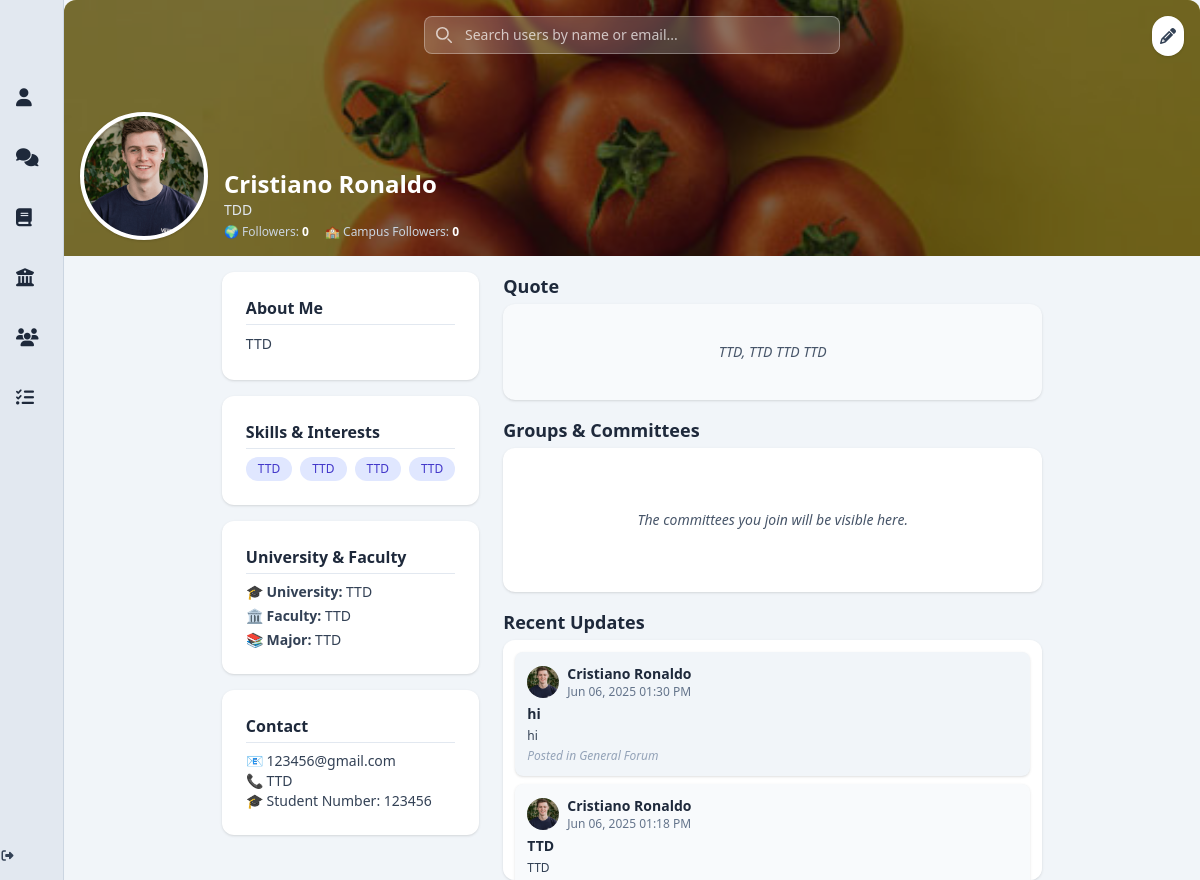
The page /profile/2 (signed in) on the database its author committed.
### app/models.py (models this page shows, shortened)
class User(db.Model, UserMixin):
    __tablename__ = 'users'
    id = db.Column(db.Integer, primary_key=True)
    display_name = db.Column(db.String(100))
    student_number = db.Column(db.String(50), unique=True, nullable=False)
    email = db.Column(db.String(120), unique=True, nullable=False)
    password_hash = db.Column(db.String(128), nullable=False)
    bio = db.Column(db.Text)
    job_title = db.Column(db.String(100))
    phone = db.Column(db.String(20))
    university = db.Column(db.String(100))
    faculty = db.Column(db.String(100))
    major = db.Column(db.String(100))
    quote = db.Column(db.Text)
    skills = db.Column(db.Text)
    profile_picture = db.Column(db.String(255))
    cover_picture = db.Column(db.String(255))
    created_at = db.Column(db.DateTime, default=db.func.now())
    committees = db.relationship('Committee', secondary=user_committees, backref='members', lazy='dynamic')
    posts = db.relationship('Post', backref='author', cascade='all, delete-orphan', passive_deletes=True, lazy='dynamic')
    comments = db.relationship('Comment', backref='author', cascade='all, delete-orphan', passive_deletes=True, lazy='dynamic')
    liked_posts = db.relationship('Post', secondary=post_likes, backref=db.backref('likers', lazy='dynamic'))
    @property
    def skills_list(self):
        return [skill.strip() for skill in self.skills.split(',')] if self.skills else []

class Post(db.Model):
    __tablename__ = 'posts'
    id = db.Column(db.Integer, primary_key=True)
    title = db.Column(db.String(200))
    content = db.Column(db.Text, nullable=False)
    image_url = db.Column(db.String(255))
    created_at = db.Column(db.DateTime, default=db.func.now())
    user_id = db.Column(db.Integer, db.ForeignKey('users.id', ondelete='CASCADE', name='fk_posts_user_id'), nullable=False)
    committee_id = db.Column(db.Integer, db.ForeignKey('committees.id', ondelete='SET NULL', name='fk_posts_committee_id'), nullable=True)
    committee = db.relationship('Committee', backref='posts', lazy='joined')
    comments = db.relationship('Comment', backref='post', cascade='all, delete-orphan', passive_deletes=True, lazy='dynamic')

### app/routes.py (the view)
@bp.route('/profile/<int:user_id>')
@login_required
def profile(user_id):
    user = User.query.get_or_404(user_id)
    return render_template('profile_landingpage.html', user=user, Post=Post)

### app/__init__.py (called while the page is built)
def create_app():
    app = Flask(__name__)
    app.config['SECRET_KEY'] = 'w$$a9#^b2av#m2#jQ$s*G831!!6kgY@'
    app.config['SQLALCHEMY_DATABASE_URI'] = 'sqlite:///app.db'
    db.init_app(app)
    migrate.init_app(app, db)
    login_manager.init_app(app)
    login_manager.login_view = 'routes.index'  # Redirect to this route if not logged in
    from app.models import User
    @login_manager.user_loader
    def load_user(user_id):
        return User.query.get(int(user_id))
    from app.routes import bp as routes_bp
    app.register_blueprint(routes_bp)
    return app

### app/templates/profile_landingpage.html (shortened to what this page needs)
{% extends "base.html" %}
{% block content %}
<div class="relative w-full h-64 bg-slate-300 rounded-t-xl overflow-hidden">
  <img src="{{ user.cover_picture or 'https://images.unsplash.com/photo-1531512073830-ba890ca4eba2?q=80&w=3079&auto=format&fit=crop' }}"
       alt="Profile cover"
       class="object-cover w-full h-full" />
  <div class="absolute inset-0 bg-black bg-opacity-50 flex items-end gap-4 p-4">
    <img src="{{ user.profile_picture or 'https://cdn-icons-png.flaticon.com/512/149/149071.png' }}"
         alt="Avatar"
         class="avatar rounded-full border-4 border-white w-32 h-32 object-cover shadow bg-white" />
    <div>
      <h1 class="text-2xl font-bold text-white">{{ user.display_name }}</h1>
      <p class="text-sm text-slate-200">{{ user.job_title }}</p>
      <div class="flex gap-4 mt-1 text-xs text-slate-300">
        <p>🌍 Followers: <span class="font-semibold text-white">{{ user.followers_count or 0 }}</span></p>
        <p>🏫 Campus Followers: <span class="font-semibold text-white">{{ user.campus_followers_count or 0 }}</span></p>
      </div>
    </div>
    <a href="{{ url_for('routes.edit_profile') }}"
       class="absolute top-4 right-4 bg-white text-slate-700 rounded-full p-2 shadow hover:bg-indigo-600 hover:text-white transition">
      <i class="fas fa-pencil-alt"></i>
    </a>
  </div>
  <div class="absolute top-4 left-1/2 transform -translate-x-1/2 w-full max-w-md px-4">
    <div class="relative">
      <input type="search"
             id="search-users"
             name="query"
             class="block w-full p-2 pl-10 text-sm text-white border border-white/30 rounded-lg bg-white/20 backdrop-blur-sm focus:ring-indigo-400 focus:border-indigo-400 placeholder-white/70 transition"
             placeholder="Search users by name or email..."
             autocomplete="off">
      <div class="absolute inset-y-0 left-0 flex items-center pl-3 pointer-events-none">
        <svg class="w-4 h-4 text-white opacity-70" xmlns="http://www.w3.org/2000/svg" fill="none" viewBox="0 0 20 20">
          <path stroke="currentColor" stroke-linecap="round" stroke-linejoin="round" stroke-width="2"
                d="m19 19-4-4m0-7A7 7 0 1 1 1 8a7 7 0 0 1 14 0Z"/>
        </svg>
      </div>
    </div>
  </div>
</div>
<div class="max-w-6xl mx-auto mt-4 grid grid-cols-1 md:grid-cols-3 gap-6 px-4">
  <aside class="md:col-span-1 flex flex-col gap-4">
    <div class="bg-white rounded-xl shadow p-6">
      <h3 class="text-md font-semibold text-slate-800 mb-2 border-b border-slate-200 pb-1">About Me</h3>
      <p class="text-sm text-slate-700 leading-relaxed break-words">{{ user.bio or "No bio available." }}</p>
    </div>
    <div class="bg-white rounded-xl shadow p-6">
      <h3 class="text-md font-semibold text-slate-800 mb-2 border-b border-slate-200 pb-1">Skills & Interests</h3>
      {% if user.skills %}
      <div class="flex flex-wrap gap-2">
        {% for skill in user.skills.split(',') %}
        <span class="bg-indigo-100 text-indigo-700 rounded-full px-3 py-1 text-xs font-medium">{{ skill.strip() }}</span>
        {% endfor %}
      </div>
      {% else %}
      <p class="text-sm text-slate-600">No skills added yet.</p>
      {% endif %}
    </div>
    <div class="bg-white rounded-xl shadow p-6">
      <h3 class="text-md font-semibold text-slate-800 mb-2 border-b border-slate-200 pb-1">University & Faculty</h3>
      <ul class="text-sm text-slate-700 space-y-1">
        <li>🎓 <strong>University:</strong> {{ user.university or 'Not specified' }}</li>
        <li>🏛️ <strong>Faculty:</strong> {{ user.faculty or 'Not specified' }}</li>
        <li>📚 <strong>Major:</strong> {{ user.major or 'Not specified' }}</li>
      </ul>
    </div>
    <div class="bg-white rounded-xl shadow p-6">
      <h3 class="text-md font-semibold text-slate-800 mb-2 border-b border-slate-200 pb-1">Contact</h3>
      <p class="text-sm text-slate-700 break-words">📧 {{ user.email }}</p>
      <p class="text-sm text-slate-700 break-words">📞 {{ user.phone or 'Not provided' }}</p>
      <p class="text-sm text-slate-700 break-words">🎓 Student Number: {{ user.student_number or 'Not provided' }}</p>
    </div>
  </aside>
  <main class="md:col-span-2 flex flex-col gap-4">
    <section>
      <h2 class="text-lg font-semibold text-slate-800 mb-1">Quote</h2>
      <div class="bg-slate-50 rounded-xl shadow p-3 h-24 flex items-center justify-center">
        <p class="text-sm text-slate-600 italic text-center">{{ user.quote or "Add a Quote!" }}</p>
      </div>
    </section>
    <section>
      <h2 class="text-lg font-semibold text-slate-800 mb-1">Groups & Committees</h2>
      <div class="bg-white rounded-xl shadow p-3 h-36 overflow-y-auto flex flex-col justify-center">
        {% if user.committees.count() > 0 %}
        <ul class="list-disc list-inside text-sm text-slate-700 space-y-1">
          {% for committee in user.committees %}
          <li class="break-words">{{ committee }}</li>
          {% endfor %}
        </ul>
        {% else %}
        <p class="text-sm text-slate-600 italic text-center">The committees you join will be visible here.</p>
        {% endif %}
      </div>
    </section>
    <section>
      <h2 class="text-lg font-semibold text-slate-800 mb-1">Recent Updates</h2>
      <div class="bg-white rounded-xl shadow p-3 h-60 overflow-y-auto flex flex-col gap-2">
        {% set shades = ['bg-slate-100', 'bg-slate-50', 'bg-slate-50', 'bg-white', 'bg-white'] %}
        {% set posts = user.posts.order_by(Post.created_at.desc()).limit(5).all() %}
        {% if posts %}
          {% for post in posts %}
          {% set idx = loop.index0 %}
          <a href="{{ url_for('routes.post_thread', post_id=post.id) }}" class="block hover:scale-[1.02] transition duration-300">
            <div class="{{ shades[idx] }} rounded-lg p-3 shadow hover:shadow-md transition text-sm">
              <div class="flex items-center gap-2 mb-1">
                <img src="{{ user.profile_picture or 'https://cdn-icons-png.flaticon.com/512/149/149071.png' }}"
                     alt="Avatar"
                     class="rounded-full w-8 h-8 object-cover" />
                <div>
                  <h3 class="font-semibold text-slate-800">{{ user.display_name }}</h3>
                  <p class="text-xs text-slate-500">{{ post.created_at.strftime('%b %d, %Y %I:%M %p') }}</p>
                </div>
              </div>
              {% if post.title %}
              <h4 class="font-semibold text-slate-800 text-sm mb-1">{{ post.title }}</h4>
              {% endif %}
              <p class="text-slate-700 text-xs break-words">{{ post.content }}</p>
              <p class="text-xs text-slate-400 italic mt-1">Posted in General Forum</p>
            </div>
          </a>
          {% endfor %}
        {% else %}
        <div class="text-center text-slate-500 flex items-center justify-center h-full">No posts yet!</div>
        {% endif %}
      </div>
    </section>
  </main>
</div>
{% endblock %}

### app/templates/base.html (shortened to what this page needs)
<!DOCTYPE html>
<html lang="en">
<head>
<script src="https://cdn.tailwindcss.com"></script>
<link rel="stylesheet" href="https://cdnjs.cloudflare.com/ajax/libs/font-awesome/6.5.0/css/all.min.css" />
</head>
<body class="bg-slate-50 text-slate-800">
<div class="flex min-h-screen overflow-hidden">
  <aside class="group flex flex-col bg-slate-200 shadow-lg transition-all duration-300 w-16 hover:w-64 overflow-hidden border-r border-slate-300">
    <nav class="flex-1 flex flex-col space-y-2 items-start">
      <a href="{{ url_for('routes.profile_landing_page') }}" class="flex items-center space-x-3 pl-4 p-3 hover:bg-indigo-100 hover:text-indigo-600 transition rounded w-full">
        <i class="fas fa-user text-lg"></i>
      </a>
      <a href="{{ url_for('routes.post_forum') }}" class="flex items-center space-x-3 pl-4 p-3 hover:bg-indigo-100 hover:text-indigo-600 transition rounded w-full">
        <i class="fas fa-comments text-lg"></i>
      </a>
      <a href="{{ url_for('routes.units_chat') }}" class="flex items-center space-x-3 pl-4 p-3 hover:bg-indigo-100 hover:text-indigo-600 transition rounded w-full">
        <i class="fas fa-book text-lg"></i>
      </a>
      <a href="{{ url_for('routes.committee_chat') }}" class="flex items-center space-x-3 pl-4 p-3 hover:bg-indigo-100 hover:text-indigo-600 transition rounded w-full">
        <i class="fas fa-university text-lg"></i>
      </a>
      <a href="{{ url_for('routes.study_groups') }}" class="flex items-center space-x-3 pl-4 p-3 hover:bg-indigo-100 hover:text-indigo-600 transition rounded w-full">
        <i class="fas fa-users text-lg"></i>
      </a>
      <a href="{{ url_for('routes.group_assignments') }}" class="flex items-center space-x-3 pl-4 p-3 hover:bg-indigo-100 hover:text-indigo-600 transition rounded w-full">
        <i class="fas fa-tasks text-lg"></i>
      </a>
    </nav>
    <a href="{{ url_for('routes.logout') }}" class="mt-auto mb-4 flex items-center justify-center text-xs text-slate-700 hover:text-red-600 transition-opacity duration-300 w-full">
      <i class="fas fa-sign-out-alt mr-2"></i>
    </a>
  </aside>
  <main class="flex-1 bg-slate-100 min-h-screen flex flex-col">
    {% block content %}
    {% endblock %}
  </main>
</div>
</body>
</html>

### rows shown on the page
User: cover_picture (picture), profile_picture (picture), display_name "Cristiano Ronaldo", job_title "TDD", bio "TTD", university "TTD", faculty "TTD", major "TTD", email "123456@gmail.com", phone "TTD", student_number "123456", quote "TTD, TTD TTD TTD"
Post: profile_picture (picture), created_at "Jun 06, 2025 01:30 PM", title "hi", content "hi"
Post: profile_picture (picture), created_at "Jun 06, 2025 01:18 PM", title "TTD", content "TTD"

### other values the page prints
{{ user.followers_count or 0 }} "0"
{{ user.campus_followers_count or 0 }} "0"
{{ skill.strip() }} "TTD" "TTD" "TTD" "TTD"
